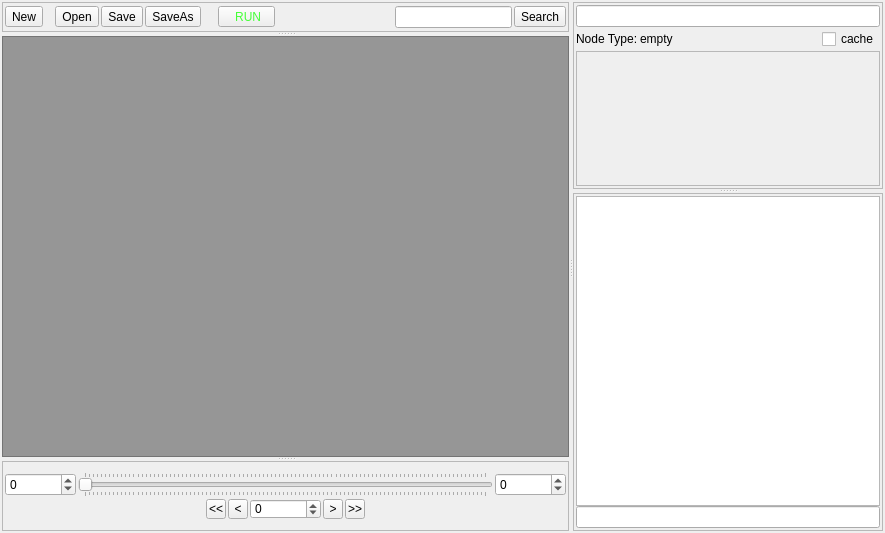
<?xml version="1.0" encoding="UTF-8"?>
<ui version="4.0">
 <class>oasWindow</class>
 <widget class="QMainWindow" name="oasWindow">
  <property name="geometry">
   <rect>
    <x>0</x>
    <y>0</y>
    <width>885</width>
    <height>533</height>
   </rect>
  </property>
  <property name="windowTitle">
   <string>OpenAssembler</string>
  </property>
  <widget class="QWidget" name="oas_centralwidget">
   <layout class="QGridLayout" name="gridLayout_6">
    <property name="margin">
     <number>2</number>
    </property>
    <property name="spacing">
     <number>2</number>
    </property>
    <item row="0" column="0">
     <widget class="QSplitter" name="oas_splitter">
      <property name="orientation">
       <enum>Qt::Horizontal</enum>
      </property>
      <widget class="QSplitter" name="oas_splitter02">
       <property name="orientation">
        <enum>Qt::Vertical</enum>
       </property>
       <widget class="QFrame" name="oas_menuline_frame">
        <property name="sizePolicy">
         <sizepolicy hsizetype="Preferred" vsizetype="Fixed">
          <horstretch>0</horstretch>
          <verstretch>0</verstretch>
         </sizepolicy>
        </property>
        <property name="minimumSize">
         <size>
          <width>0</width>
          <height>30</height>
         </size>
        </property>
        <property name="maximumSize">
         <size>
          <width>16777215</width>
          <height>30</height>
         </size>
        </property>
        <property name="frameShape">
         <enum>QFrame::StyledPanel</enum>
        </property>
        <property name="frameShadow">
         <enum>QFrame::Raised</enum>
        </property>
        <layout class="QGridLayout" name="gridLayout_3">
         <property name="margin">
          <number>2</number>
         </property>
         <property name="spacing">
          <number>2</number>
         </property>
         <item row="0" column="0">
          <layout class="QHBoxLayout" name="oas_horizontalLayout_3">
           <property name="spacing">
            <number>2</number>
           </property>
           <item>
            <widget class="QToolButton" name="oas_new_bu">
             <property name="text">
              <string>New</string>
             </property>
            </widget>
           </item>
           <item>
            <spacer name="horizontalSpacer">
             <property name="orientation">
              <enum>Qt::Horizontal</enum>
             </property>
             <property name="sizeType">
              <enum>QSizePolicy::Fixed</enum>
             </property>
             <property name="sizeHint" stdset="0">
              <size>
               <width>10</width>
               <height>20</height>
              </size>
             </property>
            </spacer>
           </item>
           <item>
            <widget class="QToolButton" name="oas_open_bu">
             <property name="text">
              <string>Open</string>
             </property>
            </widget>
           </item>
           <item>
            <widget class="QToolButton" name="oas_save_bu">
             <property name="text">
              <string>Save</string>
             </property>
            </widget>
           </item>
           <item>
            <widget class="QToolButton" name="oas_saveas_bu">
             <property name="text">
              <string>SaveAs</string>
             </property>
            </widget>
           </item>
           <item>
            <spacer name="horizontalSpacer_2">
             <property name="orientation">
              <enum>Qt::Horizontal</enum>
             </property>
             <property name="sizeType">
              <enum>QSizePolicy::Fixed</enum>
             </property>
             <property name="sizeHint" stdset="0">
              <size>
               <width>15</width>
               <height>20</height>
              </size>
             </property>
            </spacer>
           </item>
           <item>
            <widget class="QToolButton" name="oas_run_bu">
             <property name="palette">
              <palette>
               <active>
                <colorrole role="Text">
                 <brush brushstyle="SolidPattern">
                  <color alpha="255">
                   <red>86</red>
                   <green>255</green>
                   <blue>39</blue>
                  </color>
                 </brush>
                </colorrole>
                <colorrole role="BrightText">
                 <brush brushstyle="SolidPattern">
                  <color alpha="255">
                   <red>56</red>
                   <green>255</green>
                   <blue>26</blue>
                  </color>
                 </brush>
                </colorrole>
                <colorrole role="ButtonText">
                 <brush brushstyle="SolidPattern">
                  <color alpha="255">
                   <red>69</red>
                   <green>255</green>
                   <blue>56</blue>
                  </color>
                 </brush>
                </colorrole>
               </active>
               <inactive>
                <colorrole role="Text">
                 <brush brushstyle="SolidPattern">
                  <color alpha="255">
                   <red>86</red>
                   <green>255</green>
                   <blue>39</blue>
                  </color>
                 </brush>
                </colorrole>
                <colorrole role="BrightText">
                 <brush brushstyle="SolidPattern">
                  <color alpha="255">
                   <red>56</red>
                   <green>255</green>
                   <blue>26</blue>
                  </color>
                 </brush>
                </colorrole>
                <colorrole role="ButtonText">
                 <brush brushstyle="SolidPattern">
                  <color alpha="255">
                   <red>69</red>
                   <green>255</green>
                   <blue>56</blue>
                  </color>
                 </brush>
                </colorrole>
               </inactive>
               <disabled>
                <colorrole role="Text">
                 <brush brushstyle="SolidPattern">
                  <color alpha="255">
                   <red>28</red>
                   <green>28</green>
                   <blue>28</blue>
                  </color>
                 </brush>
                </colorrole>
                <colorrole role="BrightText">
                 <brush brushstyle="SolidPattern">
                  <color alpha="255">
                   <red>56</red>
                   <green>255</green>
                   <blue>26</blue>
                  </color>
                 </brush>
                </colorrole>
                <colorrole role="ButtonText">
                 <brush brushstyle="SolidPattern">
                  <color alpha="255">
                   <red>28</red>
                   <green>28</green>
                   <blue>28</blue>
                  </color>
                 </brush>
                </colorrole>
               </disabled>
              </palette>
             </property>
             <property name="text">
              <string>   RUN  </string>
             </property>
            </widget>
           </item>
           <item>
            <spacer name="oas_horizontalSpacer_4">
             <property name="orientation">
              <enum>Qt::Horizontal</enum>
             </property>
             <property name="sizeHint" stdset="0">
              <size>
               <width>40</width>
               <height>20</height>
              </size>
             </property>
            </spacer>
           </item>
           <item>
            <widget class="QLineEdit" name="oas_search_entry"/>
           </item>
           <item>
            <widget class="QToolButton" name="oas_search_bu">
             <property name="text">
              <string>Search</string>
             </property>
            </widget>
           </item>
          </layout>
         </item>
        </layout>
       </widget>
       <widget class="QGraphicsView" name="oas_graphicsView">
        <property name="palette">
         <palette>
          <active>
           <colorrole role="WindowText">
            <brush brushstyle="SolidPattern">
             <color alpha="255">
              <red>0</red>
              <green>0</green>
              <blue>0</blue>
             </color>
            </brush>
           </colorrole>
           <colorrole role="Button">
            <brush brushstyle="SolidPattern">
             <color alpha="255">
              <red>150</red>
              <green>150</green>
              <blue>150</blue>
             </color>
            </brush>
           </colorrole>
           <colorrole role="Light">
            <brush brushstyle="SolidPattern">
             <color alpha="255">
              <red>225</red>
              <green>225</green>
              <blue>225</blue>
             </color>
            </brush>
           </colorrole>
           <colorrole role="Midlight">
            <brush brushstyle="SolidPattern">
             <color alpha="255">
              <red>187</red>
              <green>187</green>
              <blue>187</blue>
             </color>
            </brush>
           </colorrole>
           <colorrole role="Dark">
            <brush brushstyle="SolidPattern">
             <color alpha="255">
              <red>75</red>
              <green>75</green>
              <blue>75</blue>
             </color>
            </brush>
           </colorrole>
           <colorrole role="Mid">
            <brush brushstyle="SolidPattern">
             <color alpha="255">
              <red>100</red>
              <green>100</green>
              <blue>100</blue>
             </color>
            </brush>
           </colorrole>
           <colorrole role="Text">
            <brush brushstyle="SolidPattern">
             <color alpha="255">
              <red>0</red>
              <green>0</green>
              <blue>0</blue>
             </color>
            </brush>
           </colorrole>
           <colorrole role="BrightText">
            <brush brushstyle="SolidPattern">
             <color alpha="255">
              <red>255</red>
              <green>255</green>
              <blue>255</blue>
             </color>
            </brush>
           </colorrole>
           <colorrole role="ButtonText">
            <brush brushstyle="SolidPattern">
             <color alpha="255">
              <red>0</red>
              <green>0</green>
              <blue>0</blue>
             </color>
            </brush>
           </colorrole>
           <colorrole role="Base">
            <brush brushstyle="SolidPattern">
             <color alpha="255">
              <red>150</red>
              <green>150</green>
              <blue>150</blue>
             </color>
            </brush>
           </colorrole>
           <colorrole role="Window">
            <brush brushstyle="SolidPattern">
             <color alpha="255">
              <red>150</red>
              <green>150</green>
              <blue>150</blue>
             </color>
            </brush>
           </colorrole>
           <colorrole role="Shadow">
            <brush brushstyle="SolidPattern">
             <color alpha="255">
              <red>0</red>
              <green>0</green>
              <blue>0</blue>
             </color>
            </brush>
           </colorrole>
           <colorrole role="AlternateBase">
            <brush brushstyle="SolidPattern">
             <color alpha="255">
              <red>202</red>
              <green>202</green>
              <blue>202</blue>
             </color>
            </brush>
           </colorrole>
           <colorrole role="ToolTipBase">
            <brush brushstyle="SolidPattern">
             <color alpha="255">
              <red>255</red>
              <green>255</green>
              <blue>220</blue>
             </color>
            </brush>
           </colorrole>
           <colorrole role="ToolTipText">
            <brush brushstyle="SolidPattern">
             <color alpha="255">
              <red>0</red>
              <green>0</green>
              <blue>0</blue>
             </color>
            </brush>
           </colorrole>
          </active>
          <inactive>
           <colorrole role="WindowText">
            <brush brushstyle="SolidPattern">
             <color alpha="255">
              <red>0</red>
              <green>0</green>
              <blue>0</blue>
             </color>
            </brush>
           </colorrole>
           <colorrole role="Button">
            <brush brushstyle="SolidPattern">
             <color alpha="255">
              <red>150</red>
              <green>150</green>
              <blue>150</blue>
             </color>
            </brush>
           </colorrole>
           <colorrole role="Light">
            <brush brushstyle="SolidPattern">
             <color alpha="255">
              <red>225</red>
              <green>225</green>
              <blue>225</blue>
             </color>
            </brush>
           </colorrole>
           <colorrole role="Midlight">
            <brush brushstyle="SolidPattern">
             <color alpha="255">
              <red>187</red>
              <green>187</green>
              <blue>187</blue>
             </color>
            </brush>
           </colorrole>
           <colorrole role="Dark">
            <brush brushstyle="SolidPattern">
             <color alpha="255">
              <red>75</red>
              <green>75</green>
              <blue>75</blue>
             </color>
            </brush>
           </colorrole>
           <colorrole role="Mid">
            <brush brushstyle="SolidPattern">
             <color alpha="255">
              <red>100</red>
              <green>100</green>
              <blue>100</blue>
             </color>
            </brush>
           </colorrole>
           <colorrole role="Text">
            <brush brushstyle="SolidPattern">
             <color alpha="255">
              <red>0</red>
              <green>0</green>
              <blue>0</blue>
             </color>
            </brush>
           </colorrole>
           <colorrole role="BrightText">
            <brush brushstyle="SolidPattern">
             <color alpha="255">
              <red>255</red>
              <green>255</green>
              <blue>255</blue>
             </color>
            </brush>
           </colorrole>
           <colorrole role="ButtonText">
            <brush brushstyle="SolidPattern">
             <color alpha="255">
              <red>0</red>
              <green>0</green>
              <blue>0</blue>
             </color>
            </brush>
           </colorrole>
           <colorrole role="Base">
            <brush brushstyle="SolidPattern">
             <color alpha="255">
              <red>150</red>
              <green>150</green>
              <blue>150</blue>
             </color>
            </brush>
           </colorrole>
           <colorrole role="Window">
            <brush brushstyle="SolidPattern">
             <color alpha="255">
              <red>150</red>
              <green>150</green>
              <blue>150</blue>
             </color>
            </brush>
           </colorrole>
           <colorrole role="Shadow">
            <brush brushstyle="SolidPattern">
             <color alpha="255">
              <red>0</red>
              <green>0</green>
              <blue>0</blue>
             </color>
            </brush>
           </colorrole>
           <colorrole role="AlternateBase">
            <brush brushstyle="SolidPattern">
             <color alpha="255">
              <red>202</red>
              <green>202</green>
              <blue>202</blue>
             </color>
            </brush>
           </colorrole>
           <colorrole role="ToolTipBase">
            <brush brushstyle="SolidPattern">
             <color alpha="255">
              <red>255</red>
              <green>255</green>
              <blue>220</blue>
             </color>
            </brush>
           </colorrole>
           <colorrole role="ToolTipText">
            <brush brushstyle="SolidPattern">
             <color alpha="255">
              <red>0</red>
              <green>0</green>
              <blue>0</blue>
             </color>
            </brush>
           </colorrole>
          </inactive>
          <disabled>
           <colorrole role="WindowText">
            <brush brushstyle="SolidPattern">
             <color alpha="255">
              <red>75</red>
              <green>75</green>
              <blue>75</blue>
             </color>
            </brush>
           </colorrole>
           <colorrole role="Button">
            <brush brushstyle="SolidPattern">
             <color alpha="255">
              <red>150</red>
              <green>150</green>
              <blue>150</blue>
             </color>
            </brush>
           </colorrole>
           <colorrole role="Light">
            <brush brushstyle="SolidPattern">
             <color alpha="255">
              <red>225</red>
              <green>225</green>
              <blue>225</blue>
             </color>
            </brush>
           </colorrole>
           <colorrole role="Midlight">
            <brush brushstyle="SolidPattern">
             <color alpha="255">
              <red>187</red>
              <green>187</green>
              <blue>187</blue>
             </color>
            </brush>
           </colorrole>
           <colorrole role="Dark">
            <brush brushstyle="SolidPattern">
             <color alpha="255">
              <red>75</red>
              <green>75</green>
              <blue>75</blue>
             </color>
            </brush>
           </colorrole>
           <colorrole role="Mid">
            <brush brushstyle="SolidPattern">
             <color alpha="255">
              <red>100</red>
              <green>100</green>
              <blue>100</blue>
             </color>
            </brush>
           </colorrole>
           <colorrole role="Text">
            <brush brushstyle="SolidPattern">
             <color alpha="255">
              <red>75</red>
              <green>75</green>
              <blue>75</blue>
             </color>
            </brush>
           </colorrole>
           <colorrole role="BrightText">
            <brush brushstyle="SolidPattern">
             <color alpha="255">
              <red>255</red>
              <green>255</green>
              <blue>255</blue>
             </color>
            </brush>
           </colorrole>
           <colorrole role="ButtonText">
            <brush brushstyle="SolidPattern">
             <color alpha="255">
              <red>75</red>
              <green>75</green>
              <blue>75</blue>
             </color>
            </brush>
           </colorrole>
           <colorrole role="Base">
            <brush brushstyle="SolidPattern">
             <color alpha="255">
              <red>150</red>
              <green>150</green>
              <blue>150</blue>
             </color>
            </brush>
           </colorrole>
           <colorrole role="Window">
            <brush brushstyle="SolidPattern">
             <color alpha="255">
              <red>150</red>
              <green>150</green>
              <blue>150</blue>
             </color>
            </brush>
           </colorrole>
           <colorrole role="Shadow">
            <brush brushstyle="SolidPattern">
             <color alpha="255">
              <red>0</red>
              <green>0</green>
              <blue>0</blue>
             </color>
            </brush>
           </colorrole>
           <colorrole role="AlternateBase">
            <brush brushstyle="SolidPattern">
             <color alpha="255">
              <red>150</red>
              <green>150</green>
              <blue>150</blue>
             </color>
            </brush>
           </colorrole>
           <colorrole role="ToolTipBase">
            <brush brushstyle="SolidPattern">
             <color alpha="255">
              <red>255</red>
              <green>255</green>
              <blue>220</blue>
             </color>
            </brush>
           </colorrole>
           <colorrole role="ToolTipText">
            <brush brushstyle="SolidPattern">
             <color alpha="255">
              <red>0</red>
              <green>0</green>
              <blue>0</blue>
             </color>
            </brush>
           </colorrole>
          </disabled>
         </palette>
        </property>
        <property name="focusPolicy">
         <enum>Qt::StrongFocus</enum>
        </property>
       </widget>
       <widget class="QFrame" name="oas_timeline_frame">
        <property name="sizePolicy">
         <sizepolicy hsizetype="Preferred" vsizetype="Fixed">
          <horstretch>0</horstretch>
          <verstretch>0</verstretch>
         </sizepolicy>
        </property>
        <property name="minimumSize">
         <size>
          <width>0</width>
          <height>70</height>
         </size>
        </property>
        <property name="maximumSize">
         <size>
          <width>16777215</width>
          <height>70</height>
         </size>
        </property>
        <property name="frameShape">
         <enum>QFrame::StyledPanel</enum>
        </property>
        <property name="frameShadow">
         <enum>QFrame::Raised</enum>
        </property>
        <layout class="QGridLayout" name="gridLayout">
         <property name="margin">
          <number>2</number>
         </property>
         <property name="spacing">
          <number>2</number>
         </property>
         <item row="0" column="0">
          <layout class="QVBoxLayout" name="oas_verticalLayout">
           <item>
            <layout class="QHBoxLayout" name="oas_horizontalLayout">
             <item>
              <widget class="QSpinBox" name="oas_sframe_spin">
               <property name="sizePolicy">
                <sizepolicy hsizetype="Minimum" vsizetype="Fixed">
                 <horstretch>0</horstretch>
                 <verstretch>0</verstretch>
                </sizepolicy>
               </property>
               <property name="minimum">
                <number>-100000</number>
               </property>
               <property name="maximum">
                <number>100000</number>
               </property>
              </widget>
             </item>
             <item>
              <widget class="QSlider" name="oas_time_slider">
               <property name="sizePolicy">
                <sizepolicy hsizetype="Expanding" vsizetype="Preferred">
                 <horstretch>0</horstretch>
                 <verstretch>0</verstretch>
                </sizepolicy>
               </property>
               <property name="sliderPosition">
                <number>0</number>
               </property>
               <property name="orientation">
                <enum>Qt::Horizontal</enum>
               </property>
               <property name="tickPosition">
                <enum>QSlider::TicksBothSides</enum>
               </property>
               <property name="tickInterval">
                <number>0</number>
               </property>
              </widget>
             </item>
             <item>
              <widget class="QSpinBox" name="oas_eframe_spin">
               <property name="sizePolicy">
                <sizepolicy hsizetype="Minimum" vsizetype="Fixed">
                 <horstretch>0</horstretch>
                 <verstretch>0</verstretch>
                </sizepolicy>
               </property>
               <property name="minimum">
                <number>-100000</number>
               </property>
               <property name="maximum">
                <number>100000</number>
               </property>
              </widget>
             </item>
            </layout>
           </item>
           <item>
            <layout class="QHBoxLayout" name="oas_horizontalLayout_2">
             <item>
              <spacer name="oas_horizontalSpacer">
               <property name="orientation">
                <enum>Qt::Horizontal</enum>
               </property>
               <property name="sizeHint" stdset="0">
                <size>
                 <width>40</width>
                 <height>20</height>
                </size>
               </property>
              </spacer>
             </item>
             <item>
              <widget class="QToolButton" name="oas_firstF">
               <property name="minimumSize">
                <size>
                 <width>20</width>
                 <height>20</height>
                </size>
               </property>
               <property name="maximumSize">
                <size>
                 <width>20</width>
                 <height>20</height>
                </size>
               </property>
               <property name="text">
                <string>&lt;&lt;</string>
               </property>
              </widget>
             </item>
             <item>
              <widget class="QToolButton" name="oas_prewF">
               <property name="minimumSize">
                <size>
                 <width>20</width>
                 <height>20</height>
                </size>
               </property>
               <property name="maximumSize">
                <size>
                 <width>20</width>
                 <height>20</height>
                </size>
               </property>
               <property name="text">
                <string>&lt;</string>
               </property>
              </widget>
             </item>
             <item>
              <widget class="QSpinBox" name="oas_cframe_spin">
               <property name="minimumSize">
                <size>
                 <width>0</width>
                 <height>20</height>
                </size>
               </property>
               <property name="maximumSize">
                <size>
                 <width>16777215</width>
                 <height>20</height>
                </size>
               </property>
               <property name="minimum">
                <number>-100000</number>
               </property>
               <property name="maximum">
                <number>100000</number>
               </property>
              </widget>
             </item>
             <item>
              <widget class="QToolButton" name="oas_nextF">
               <property name="minimumSize">
                <size>
                 <width>20</width>
                 <height>20</height>
                </size>
               </property>
               <property name="maximumSize">
                <size>
                 <width>20</width>
                 <height>20</height>
                </size>
               </property>
               <property name="text">
                <string>&gt;</string>
               </property>
              </widget>
             </item>
             <item>
              <widget class="QToolButton" name="oas_lastF">
               <property name="minimumSize">
                <size>
                 <width>20</width>
                 <height>20</height>
                </size>
               </property>
               <property name="maximumSize">
                <size>
                 <width>20</width>
                 <height>20</height>
                </size>
               </property>
               <property name="text">
                <string>&gt;&gt;</string>
               </property>
              </widget>
             </item>
             <item>
              <spacer name="oas_horizontalSpacer_2">
               <property name="orientation">
                <enum>Qt::Horizontal</enum>
               </property>
               <property name="sizeHint" stdset="0">
                <size>
                 <width>40</width>
                 <height>20</height>
                </size>
               </property>
              </spacer>
             </item>
            </layout>
           </item>
          </layout>
         </item>
        </layout>
       </widget>
      </widget>
      <widget class="QSplitter" name="oas_splitter03">
       <property name="orientation">
        <enum>Qt::Vertical</enum>
       </property>
       <widget class="QFrame" name="oas_attribute_frame">
        <property name="frameShape">
         <enum>QFrame::StyledPanel</enum>
        </property>
        <property name="frameShadow">
         <enum>QFrame::Raised</enum>
        </property>
        <layout class="QGridLayout" name="gridLayout_2">
         <property name="margin">
          <number>2</number>
         </property>
         <property name="spacing">
          <number>2</number>
         </property>
         <item row="0" column="0">
          <layout class="QVBoxLayout" name="oas_verticalLayout_2">
           <item>
            <widget class="QLineEdit" name="oas_nodeName"/>
           </item>
           <item>
            <layout class="QHBoxLayout" name="oas_horizontalLayout_4">
             <item>
              <widget class="QLabel" name="oas_label_2">
               <property name="sizePolicy">
                <sizepolicy hsizetype="Fixed" vsizetype="Fixed">
                 <horstretch>0</horstretch>
                 <verstretch>0</verstretch>
                </sizepolicy>
               </property>
               <property name="text">
                <string>Node Type:</string>
               </property>
              </widget>
             </item>
             <item>
              <widget class="QLabel" name="oas_attribute_nodetype">
               <property name="sizePolicy">
                <sizepolicy hsizetype="Preferred" vsizetype="Fixed">
                 <horstretch>0</horstretch>
                 <verstretch>0</verstretch>
                </sizepolicy>
               </property>
               <property name="text">
                <string>empty</string>
               </property>
              </widget>
             </item>
             <item>
              <spacer name="oas_horizontalSpacer_3">
               <property name="orientation">
                <enum>Qt::Horizontal</enum>
               </property>
               <property name="sizeHint" stdset="0">
                <size>
                 <width>40</width>
                 <height>20</height>
                </size>
               </property>
              </spacer>
             </item>
             <item>
              <widget class="QCheckBox" name="oas_attribute_cache">
               <property name="sizePolicy">
                <sizepolicy hsizetype="Minimum" vsizetype="Fixed">
                 <horstretch>0</horstretch>
                 <verstretch>0</verstretch>
                </sizepolicy>
               </property>
               <property name="text">
                <string>cache</string>
               </property>
              </widget>
             </item>
            </layout>
           </item>
           <item>
            <widget class="QScrollArea" name="oas_attribute_area">
             <property name="widgetResizable">
              <bool>true</bool>
             </property>
             <property name="alignment">
              <set>Qt::AlignLeading|Qt::AlignLeft|Qt::AlignTop</set>
             </property>
             <widget class="QWidget" name="oas_attribute_areaContents">
              <property name="geometry">
               <rect>
                <x>0</x>
                <y>0</y>
                <width>267</width>
                <height>127</height>
               </rect>
              </property>
              <property name="layoutDirection">
               <enum>Qt::LeftToRight</enum>
              </property>
              <layout class="QGridLayout" name="gridLayout_5">
               <property name="margin">
                <number>2</number>
               </property>
               <property name="spacing">
                <number>2</number>
               </property>
               <item row="0" column="0">
                <layout class="QVBoxLayout" name="oas_attribute_layout">
                 <item>
                  <layout class="QVBoxLayout" name="place_to_widgets"/>
                 </item>
                 <item>
                  <spacer name="verticalSpacer">
                   <property name="orientation">
                    <enum>Qt::Vertical</enum>
                   </property>
                   <property name="sizeHint" stdset="0">
                    <size>
                     <width>20</width>
                     <height>40</height>
                    </size>
                   </property>
                  </spacer>
                 </item>
                </layout>
               </item>
              </layout>
             </widget>
            </widget>
           </item>
          </layout>
         </item>
        </layout>
       </widget>
       <widget class="QFrame" name="frame">
        <property name="frameShape">
         <enum>QFrame::StyledPanel</enum>
        </property>
        <property name="frameShadow">
         <enum>QFrame::Raised</enum>
        </property>
        <layout class="QGridLayout" name="gridLayout_4">
         <property name="margin">
          <number>2</number>
         </property>
         <property name="spacing">
          <number>2</number>
         </property>
         <item row="0" column="0">
          <layout class="QVBoxLayout" name="verticalLayout">
           <property name="spacing">
            <number>0</number>
           </property>
           <item>
            <widget class="QTextEdit" name="consoleOutArea">
             <property name="readOnly">
              <bool>true</bool>
             </property>
            </widget>
           </item>
           <item>
            <widget class="QLineEdit" name="consoleInArea"/>
           </item>
          </layout>
         </item>
        </layout>
       </widget>
      </widget>
     </widget>
    </item>
   </layout>
  </widget>
  <widget class="QMenuBar" name="oas_menubar">
   <property name="enabled">
    <bool>false</bool>
   </property>
   <property name="geometry">
    <rect>
     <x>0</x>
     <y>0</y>
     <width>885</width>
     <height>25</height>
    </rect>
   </property>
  </widget>
 </widget>
 <resources/>
 <connections>
  <connection>
   <sender>oas_nextF</sender>
   <signal>clicked()</signal>
   <receiver>oas_cframe_spin</receiver>
   <slot>stepUp()</slot>
   <hints>
    <hint type="sourcelabel">
     <x>340</x>
     <y>698</y>
    </hint>
    <hint type="destinationlabel">
     <x>302</x>
     <y>681</y>
    </hint>
   </hints>
  </connection>
  <connection>
   <sender>oas_prewF</sender>
   <signal>clicked()</signal>
   <receiver>oas_cframe_spin</receiver>
   <slot>stepDown()</slot>
   <hints>
    <hint type="sourcelabel">
     <x>228</x>
     <y>681</y>
    </hint>
    <hint type="destinationlabel">
     <x>280</x>
     <y>681</y>
    </hint>
   </hints>
  </connection>
  <connection>
   <sender>oas_time_slider</sender>
   <signal>sliderMoved(int)</signal>
   <receiver>oas_cframe_spin</receiver>
   <slot>setValue(int)</slot>
   <hints>
    <hint type="sourcelabel">
     <x>374</x>
     <y>651</y>
    </hint>
    <hint type="destinationlabel">
     <x>275</x>
     <y>689</y>
    </hint>
   </hints>
  </connection>
  <connection>
   <sender>oas_cframe_spin</sender>
   <signal>valueChanged(int)</signal>
   <receiver>oas_time_slider</receiver>
   <slot>setValue(int)</slot>
   <hints>
    <hint type="sourcelabel">
     <x>305</x>
     <y>692</y>
    </hint>
    <hint type="destinationlabel">
     <x>273</x>
     <y>664</y>
    </hint>
   </hints>
  </connection>
 </connections>
</ui>
